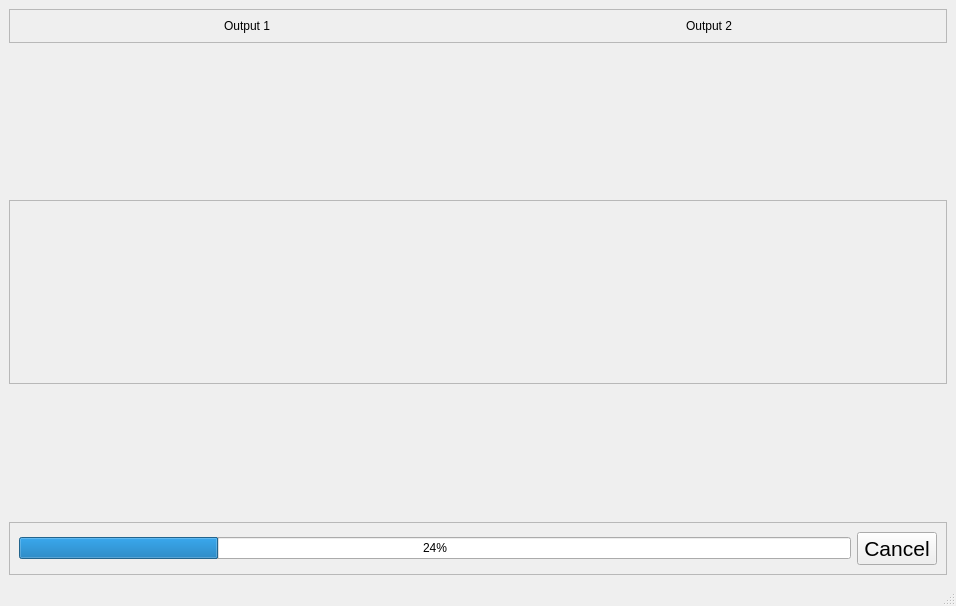
<?xml version="1.0" encoding="UTF-8"?>
<ui version="4.0">
 <class>secondWindow</class>
 <widget class="QMainWindow" name="secondWindow">
  <property name="geometry">
   <rect>
    <x>0</x>
    <y>0</y>
    <width>956</width>
    <height>606</height>
   </rect>
  </property>
  <property name="windowTitle">
   <string>MainWindow</string>
  </property>
  <widget class="QWidget" name="centralwidget">
   <layout class="QVBoxLayout" name="verticalLayout">
    <item alignment="Qt::AlignTop">
     <widget class="QFrame" name="frame">
      <property name="frameShape">
       <enum>QFrame::StyledPanel</enum>
      </property>
      <property name="frameShadow">
       <enum>QFrame::Raised</enum>
      </property>
      <layout class="QHBoxLayout" name="horizontalLayout_2">
       <item alignment="Qt::AlignHCenter|Qt::AlignTop">
        <widget class="QLabel" name="label">
         <property name="text">
          <string>Output 1</string>
         </property>
        </widget>
       </item>
       <item alignment="Qt::AlignHCenter|Qt::AlignTop">
        <widget class="QLabel" name="label_2">
         <property name="text">
          <string>Output 2</string>
         </property>
        </widget>
       </item>
      </layout>
     </widget>
    </item>
    <item>
     <widget class="QFrame" name="frame_3">
      <property name="frameShape">
       <enum>QFrame::StyledPanel</enum>
      </property>
      <property name="frameShadow">
       <enum>QFrame::Raised</enum>
      </property>
      <widget class="QWidget" name="widget" native="true">
       <property name="geometry">
        <rect>
         <x>130</x>
         <y>40</y>
         <width>120</width>
         <height>80</height>
        </rect>
       </property>
      </widget>
      <widget class="QWidget" name="widget_2" native="true">
       <property name="geometry">
        <rect>
         <x>500</x>
         <y>50</y>
         <width>120</width>
         <height>80</height>
        </rect>
       </property>
      </widget>
     </widget>
    </item>
    <item alignment="Qt::AlignBottom">
     <widget class="QFrame" name="frame_2">
      <property name="frameShape">
       <enum>QFrame::StyledPanel</enum>
      </property>
      <property name="frameShadow">
       <enum>QFrame::Raised</enum>
      </property>
      <layout class="QHBoxLayout" name="horizontalLayout">
       <item>
        <widget class="QProgressBar" name="progressBar">
         <property name="value">
          <number>24</number>
         </property>
        </widget>
       </item>
       <item>
        <widget class="QPushButton" name="pushButton">
         <property name="font">
          <font>
           <pointsize>16</pointsize>
          </font>
         </property>
         <property name="text">
          <string>Cancel</string>
         </property>
        </widget>
       </item>
      </layout>
     </widget>
    </item>
   </layout>
  </widget>
  <widget class="QMenuBar" name="menubar">
   <property name="geometry">
    <rect>
     <x>0</x>
     <y>0</y>
     <width>956</width>
     <height>21</height>
    </rect>
   </property>
  </widget>
  <widget class="QStatusBar" name="statusbar"/>
 </widget>
 <resources/>
 <connections/>
</ui>
